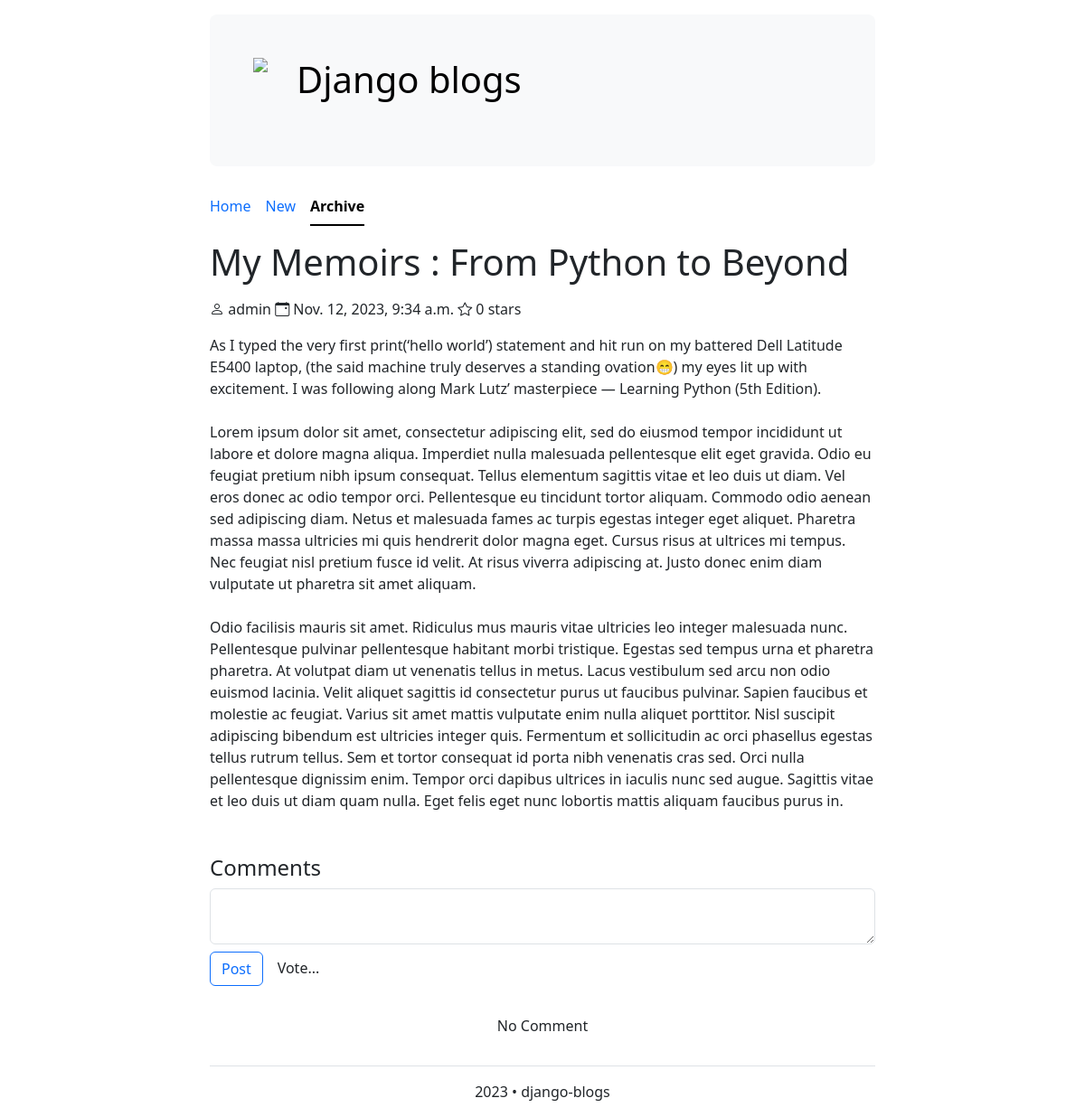
/post/1/detail, run on an earlier commit of the app's database.
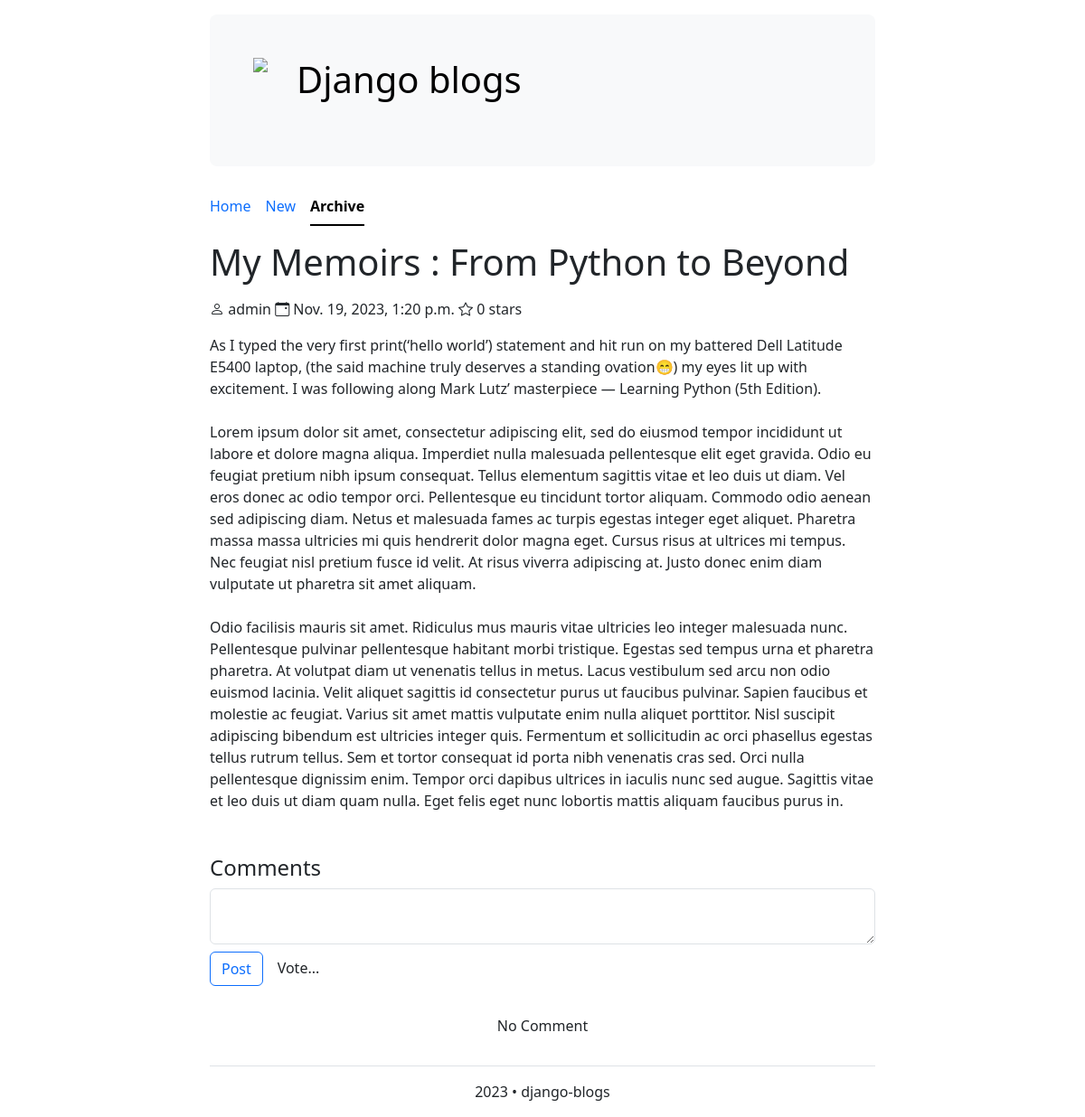
And on a later commit of the database.
### post/models.py (models this page shows, shortened)
class Post(models.Model):
    title = models.CharField(max_length=100)
    author = models.ForeignKey(
        "auth.User",
        on_delete=models.CASCADE,
    )
    body = models.TextField()
    created_at = models.DateTimeField(auto_now=True)
    def stars(self):
        comments = self.post_comment.all()
        sum_user_star = 0
        total_user_stars = len(comments)
        if total_user_stars > 0:
            for comment in comments:
                sum_user_star += comment.user_rating
            return sum_user_star // total_user_stars
        else:
            return 0

### post/views.py (the view)
# urls.py: path("<int:pk>/detail", PostDetailView.as_view(), name="post_detail"),
class PostDetailView(DetailView):
    model = Post
    context_object_name = "post"
    template_name = "post_detail.html"
    def get_context_data(self, **kwargs):
        context = super().get_context_data()
        context["name"] = "post_list"
        return context

### post/templates/post_detail.html (shortened to what this page needs)
{% extends 'main_layout.html' %}
{% block content %}
    <h1 class="my-3">{{ post.title }}</h1>
    <p>
        <i class="bi bi-person"></i> {{ post.author }}
        <i class="bi bi-calendar-event"></i> {{ post.created_at }}
        <i class="bi bi-star"></i> {{ post.stars }} stars</p>
    <p>{{ post.body|safe }}</p>
    <a name="comment"><h4 class="mt-5">Comments</h4></a>
    <form action="{% url 'add_post_comment' post.id %}" method="post" class="pb-3">
        <div class="row g-3">
            <div class="col">
                <textarea class="form-control" name="comment" id="" rows="2"></textarea>
            </div>
        </div>
        <div class="row g-3 pt-2">
            <div class="col-1">
                <input type="submit" value="Post" class="btn btn-outline-primary" required="required">
            </div>
            <div class="col-3">
                <select name="user_star" class="form-control" style="border: 0" required="required">
                    <option selected>Vote...</option>
                </select>
            </div>
        </div>
    </form>
    {% for comment in post.post_comment.all %}
        {% if comment.is_approved == True %}
            <div>
                <p>{{ comment.date_created }} · {{ comment.user_rating }} stars</p>
                <p>{{ comment.comment_text }}</p>
            </div>
        {% endif %}
    {% empty %}
        <div>
            <p class="pt-3 text-center">No Comment</p>
        </div>
    {% endfor %}
{% endblock %}

What changed in the data, as far as the page shows it:
changed Post "My Memoirs : From Python to Beyond": created_at "Nov. 12, 2023, 9:34 a.m." → "Nov. 19, 2023, 1:20 p.m."
